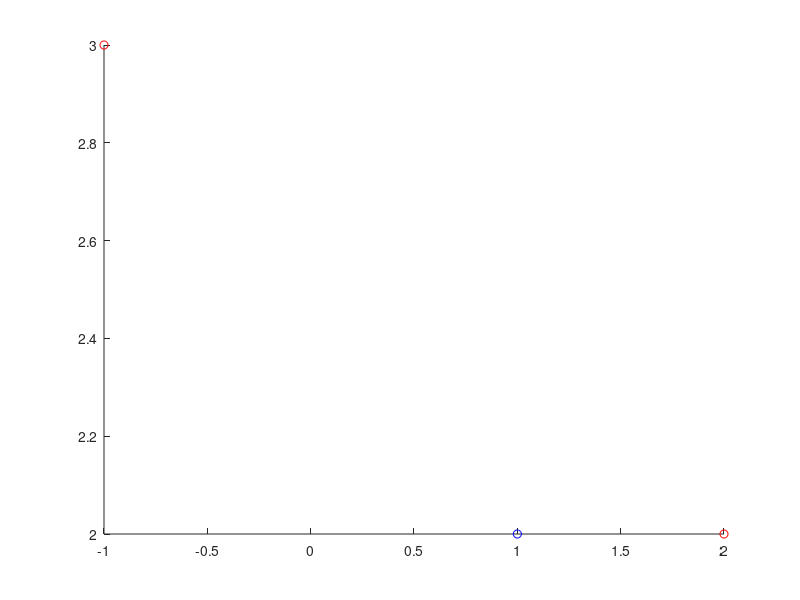

The MATLAB source for this figure: (Note: this script raises an error after producing the figure.)
clc,clear all,close all
P=[1 -1 2;...
   2 3 2];
t=[1 0 0];
p1=[P(:,1)',t(1)];
p2=[P(:,2)',t(2)];
p3=[P(:,3)',t(3)];
e=[1 1 1];
hold on
plot(p1(1),p1(2),'ob');
plot(p2(1),p2(2),'or');
plot(p3(1),p3(2),'or');
w=rand(1,2);
b=rand(1);
% w=[-1 0];
% b=0.5;
iteration=1e4;
E(iteration*3)=0;
E=E';
count=1;
er(3)=0;
for j=1:iteration
 for i=1:3
  p=P(:,i)
  a=hardlim(w*p+b)
  e=t(i)-a;
  E(count)=e;
  count=count+1;
  w=w+e*p';
  b=b+e;
  er(i)=e;
 end
 if sum(abs(er))==0
     j
     break;
     %%j=iteration; 
 end
end
r=w(1);
wn=w/r;
m=-1/wn(2);
br=b/wn(2);
x=-5:0.01:5;
y=m*x+br;
texto=strcat(num2str(m),'x + ',num2str(br));
text(0,3,texto);
plot(x,y);
grid on